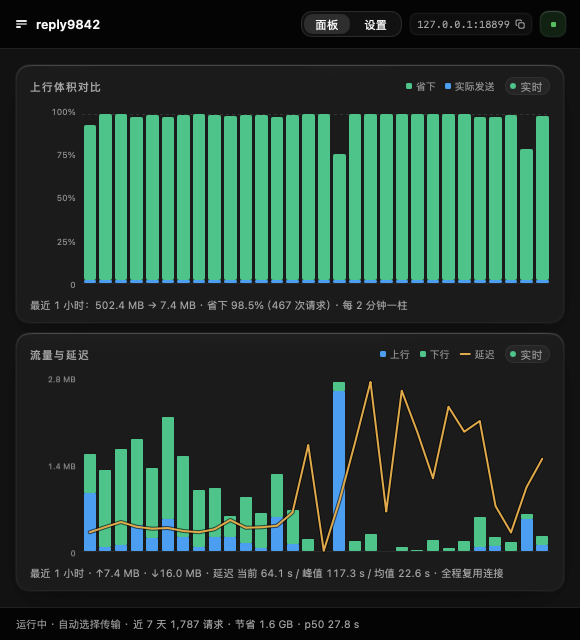
#> input picture site/img/panel.png, 580 x 640 px
$ python -i make_ico.py   (imports and definitions only)
#> lines starting #> are read from the running program, lines starting #| are printed output that depends on the picture; after the words box and inside, x2 and y2 are one past the last pixel; in counts of white or black regions, pixels touching at a corner belong together
#> further down, picture is the input picture: PIL image 580x640 RGBA; mean R, G, B, A 36.8, 60.7, 50.2, 254
#!/usr/bin/env python3
"""把 icon.svg 栅格化成多尺寸 .ico，并给 Windows 版加圆角底板。

用法：make_ico.py <icon.svg> <out.ico>

为什么 .ico 需要单独的圆角处理：

  macOS 会自己把满幅（edge-to-edge）图标裁成 squircle 并补边缘高光，所以
  源 SVG 是满幅的、不做圆角。Windows 不裁切任何东西——PE 资源里的图标位图
  是什么形状就画成什么形状。于是同一个满幅源在 Windows 上变成一块方砖，
  在 Win11 的圆角图标群（开始菜单/任务栏/资源管理器）里显得是「旧式图标」。

  所以这里对 .ico 的每一帧做两件事：
    1. 圆角蒙版：半径 ≈ 边长的 8%（Win11 圆角图标的观感比例），四角透明
    2. 1px 亮边：沿圆角轮廓描一条极淡的亮线，模拟 Win11 图标的边缘受光

  这是**渲染期处理**，不改 icon.svg。源 SVG 必须保持满幅，否则 macOS 会把
  它当旧式图标、在外面套一块浅灰底板（见 icon.svg 头部注释）。

Windows 的图标选择规则和 macOS 不同：任务栏用 32、桌面用 48、Alt-Tab 用
32/48、大图标视图用 256。这里把 16 到 256 都塞进去，让壳层自己挑；少了
某一档 Windows 会缩放最接近的那张，边缘会糊。
"""
import subprocess
import sys

from PIL import Image, ImageDraw

# Windows 实际会取的尺寸；256 是 Vista 起的「超大图标」档
SIZES = (16, 20, 24, 32, 40, 48, 64, 128, 256)

# 圆角半径 = 边长 × CORNER_RATIO。Win11 的应用图标圆角约为边长的 8%。
CORNER_RATIO = 0.08

# 边缘亮线的强度。太强会在小尺寸糊成白圈，0.10 实测在各档都只是「有边」。
RIM_ALPHA = 0.10


def rounded(im: Image.Image) -> Image.Image:
    """把方图裁成圆角，并在轮廓内侧描一圈极淡的亮边。

    用 4x 超采样画蒙版再缩回：直接按目标尺寸画圆角，16/20/24 这几档的
    圆角只有 1~2 像素，pillow 的 arc 会画出硬锯齿，小图标上一眼能看出来。
    """
    w, h = im.size
#> w = 580; h = 640
    r = max(1.0, w * CORNER_RATIO)
#> r = 46.4
    ss = 4

    mask = Image.new("L", (w * ss, h * ss), 0)
#> mask: PIL image 2320x2560 L; every value is 0
    ImageDraw.Draw(mask).rounded_rectangle(
        (0, 0, w * ss - 1, h * ss - 1), radius=r * ss, fill=255
    )
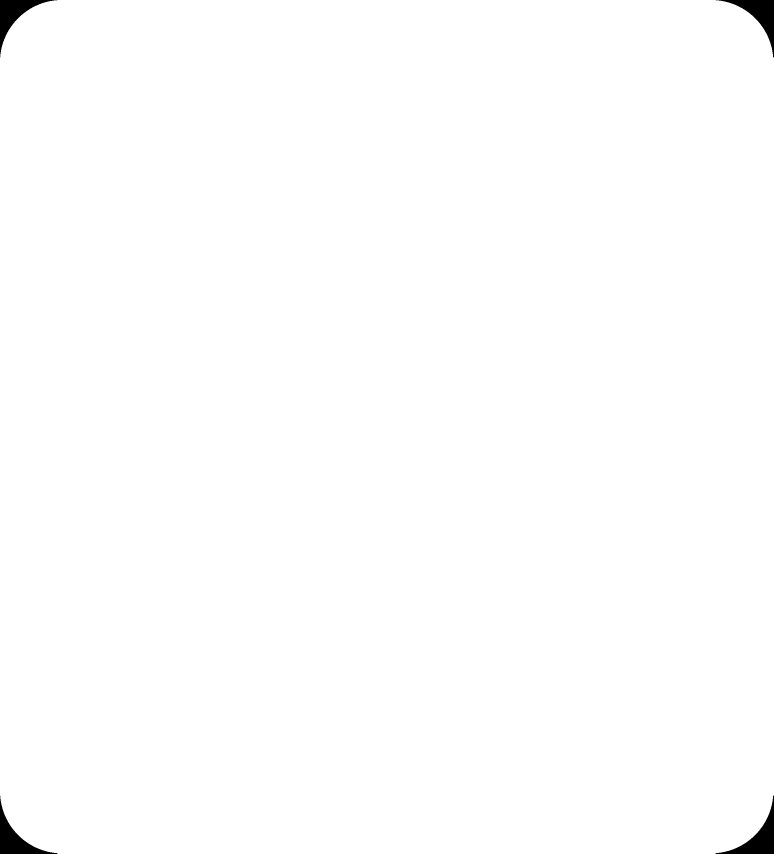
#> mask: PIL image 2320x2560 L (shown at 1/3 size); 99.5% white; 4 black regions, box (x1, y1, x2, y2) and area: (2147, 2387, 2320, 2560) 7483, (2147, 0, 2320, 172) 7456, (0, 2387, 172, 2560) 7456, (0, 0, 172, 172) 7435
    mask = mask.resize((w, h), Image.LANCZOS)
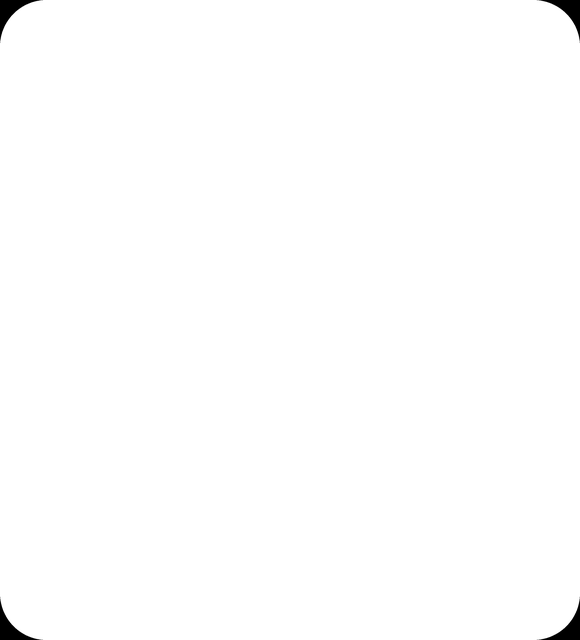
#> mask: PIL image 580x640 L; min 0, max 255, mean 253.7

    out = Image.new("RGBA", (w, h), (0, 0, 0, 0))
#> out: PIL image 580x640 RGBA; every value is 0
    body = im.convert("RGBA")
    body.putalpha(mask)
    out.alpha_composite(body)

    # 亮边：整幅圆角蒙版减去向内缩 1px 的蒙版，得到沿轮廓的 1px 环
    ring = Image.new("L", (w * ss, h * ss), 0)
    ring.paste(255, (0, 0, w * ss, h * ss), mask=mask.resize((w * ss, h * ss), Image.NEAREST))
    inner = Image.new("L", (w * ss, h * ss), 0)
    inset = max(1.0, ss * 1.0)
    ImageDraw.Draw(inner).rounded_rectangle(
        (inset, inset, w * ss - 1 - inset, h * ss - 1 - inset),
        radius=max(1.0, (r - 1) * ss),
        fill=255,
    )
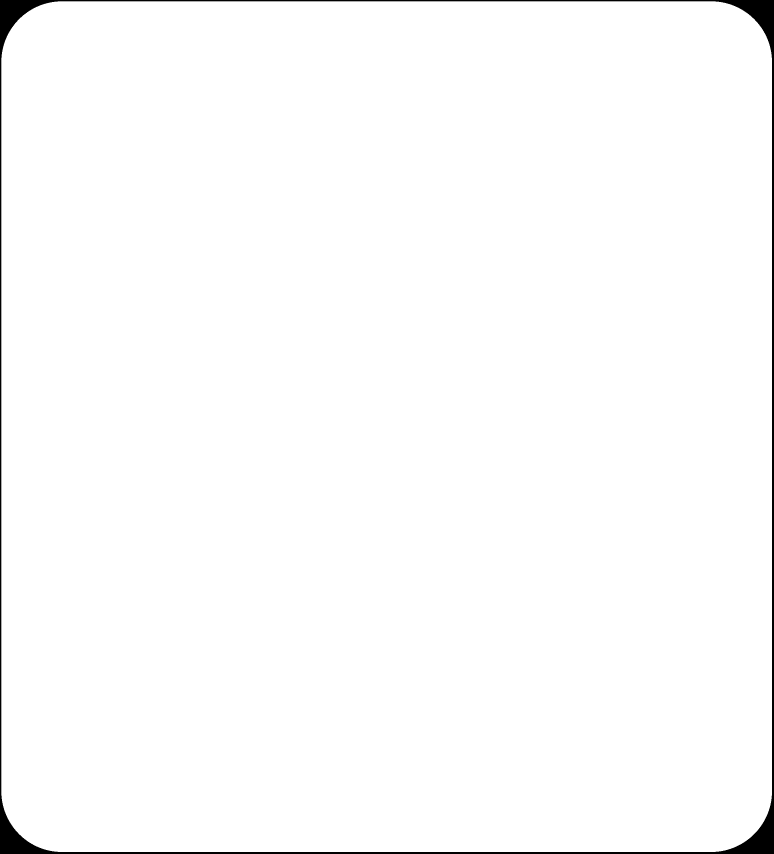
#> inner: PIL image 2320x2560 L (shown at 1/3 size); 98.9% white; 1 black region, box (x1, y1, x2, y2) and area: (0, 0, 2320, 2560) 67535
    ring = Image.composite(Image.new("L", ring.size, 0), ring, inner)
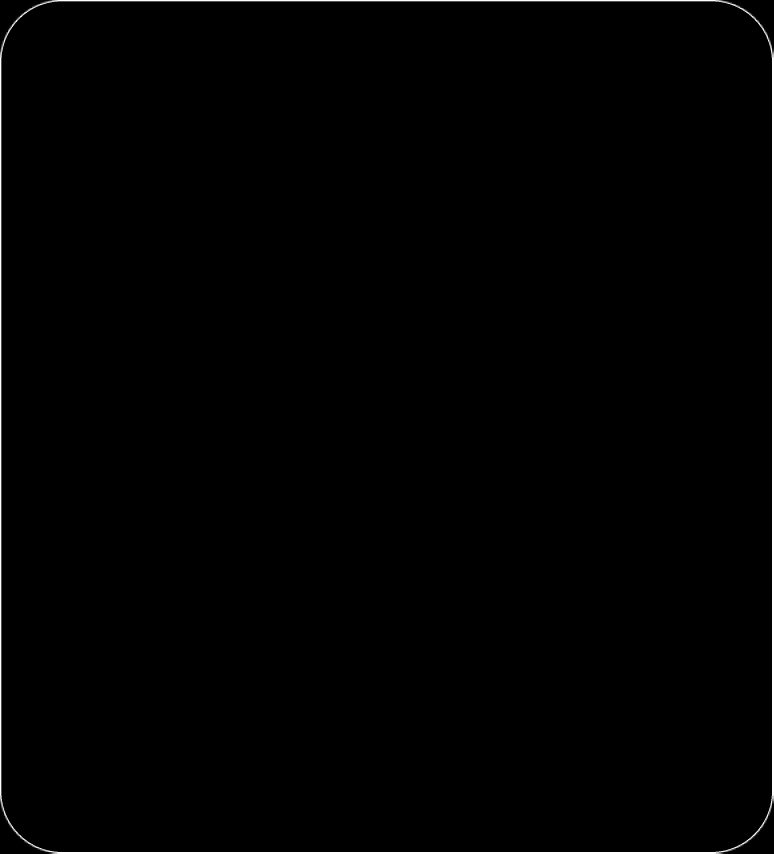
#> ring: PIL image 2320x2560 L (shown at 1/3 size); min 0, max 255, mean 1.6
    rim = Image.new("RGBA", (w, h), (255, 255, 255, 0))
    rim.putalpha(ring.resize((w, h), Image.LANCZOS).point(lambda v: int(v * RIM_ALPHA)))
    out.alpha_composite(rim)
    return out


def main() -> int:
    if len(sys.argv) != 3:
        print(__doc__, file=sys.stderr)
        return 2
    svg, out = sys.argv[1], sys.argv[2]

    images = []
    for px in SIZES:
        png = f"/tmp/.rfc9842-ico-{px}.png"
        subprocess.run(
            ["rsvg-convert", "-w", str(px), "-h", str(px), svg, "-o", png],
            check=True,
        )
        images.append(rounded(Image.open(png).convert("RGBA")))

    # 最大的那张作基底，sizes 指定全部档位，Pillow 会各自压缩成 PNG 帧
    base = images[-1]
    base.save(out, format="ICO", sizes=[(px, px) for px in SIZES],
              append_images=images[:-1])
    print(f"  ico   {out}  ({len(SIZES)} 帧，圆角 {CORNER_RATIO:.0%}，亮边 {RIM_ALPHA:.0%})")
    return 0


# [2 lines not run here, left out]

>>> from PIL import Image
>>> picture = Image.open('../../site/img/panel.png')
>>> result = rounded(picture)
